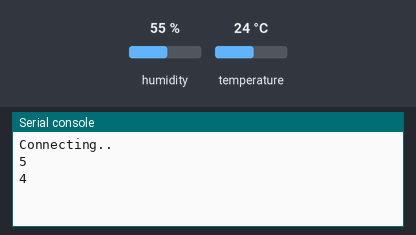
Simulated run of this program. Board: Raspberry Pi Pico running MicroPython. Parts: the last lines printed to the serial console. The test bench sets the inputs (shaded band); at power-on: humidity 55 %, temperature 24 °C. WiFi joins after 1.5 s; no MQTT or app messages arrive unless stated.

Above: at 1.2 s.
1.3 s: humidity set to 22 %
At 3.2 s:
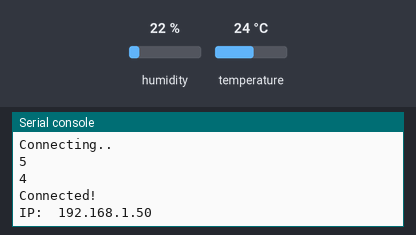
9.8 s: temperature set to 12 °C
At 12.6 s:
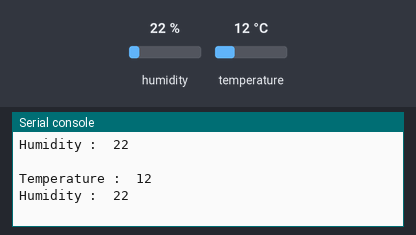
18.3 s: humidity set to 40 %
At 22.6 s:
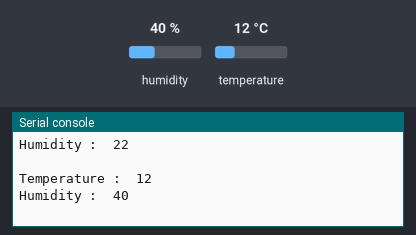

The program:

dht11-adafruit.py
```python
from machine import Pin
from time import sleep
from machine import Timer
from umqtt.simple import MQTTClient
import dht
import network
import time
import sys

sensor = dht.DHT11(Pin(4))

WIFI_SSID     = 'Tertiary infotech'
WIFI_PASSWORD = 'Tertiary888'

mqtt_client_id      = bytes('client_'+'123210', 'utf-8') # Just a random client ID

ADAFRUIT_IO_URL     = 'io.adafruit.com'
ADAFRUIT_USERNAME   = 'xxxxxx'
ADAFRUIT_IO_KEY     = 'yyyyyy'

TEMP_FEED_ID      = 'temperature'
HUM_FEED_ID       = 'humidity'

def connect_wifi():
    wifi = network.WLAN(network.STA_IF)
    wifi.active(True)
    wifi.disconnect()
    wifi.connect(WIFI_SSID,WIFI_PASSWORD)
    if not wifi.isconnected():
        print('Connecting..')
        timeout = 0
        while (not wifi.isconnected() and timeout < 5):
            print(5 - timeout)
            timeout = timeout + 1
            time.sleep(1)
    if(wifi.isconnected()):
        print('Connected!')
        print('IP: ', wifi.ifconfig()[0])
    else:
        print('Not connected!')
        sys.exit()

connect_wifi() # Connecting to WiFi Router

client = MQTTClient(client_id=mqtt_client_id,
                    server=ADAFRUIT_IO_URL,
                    user=ADAFRUIT_USERNAME,
                    password=ADAFRUIT_IO_KEY,
                    ssl=False)
def connect_mqtt():
    try:
        client.connect()
    except Exception as e:
        print('Could not connect to MQTT server {}{}'.format(type(e).__name__, e))
        sys.exit()

connect_mqtt()

temp_feed = bytes('{:s}/feeds/{:s}'.format(ADAFRUIT_USERNAME, TEMP_FEED_ID), 'utf-8') # format - ~/feeds/temp
hum_feed = bytes('{:s}/feeds/{:s}'.format(ADAFRUIT_USERNAME, HUM_FEED_ID), 'utf-8') # format - ~/feeds/hum

def sens_data(data):
    sensor.measure()                    # Measuring
    temp = sensor.temperature()         # getting Temp
    hum = sensor.humidity()

    try:
        client.publish(temp_feed,
        bytes(str(temp), 'utf-8'),   # Publishing Temp feed to adafruit.io
        qos=0)

        client.publish(hum_feed,
        bytes(str(hum), 'utf-8'),   # Publishing Hum feed to adafruit.io
        qos=0)

    except:
        connect_mqtt()
        return

    print("Temperature : ", str(temp))
    print("Humidity : " , str(hum))
    print(' ')

timer = Timer(-1)
timer.init(period=5000, mode=Timer.PERIODIC, callback = sens_data)
```

Measured:
- after the input at 9.8 s, the serial console: prints a new line after 2.4 s (image 2)
- after the input at 18.3 s, the serial console: prints a new line after 3.9 s (image 3)
